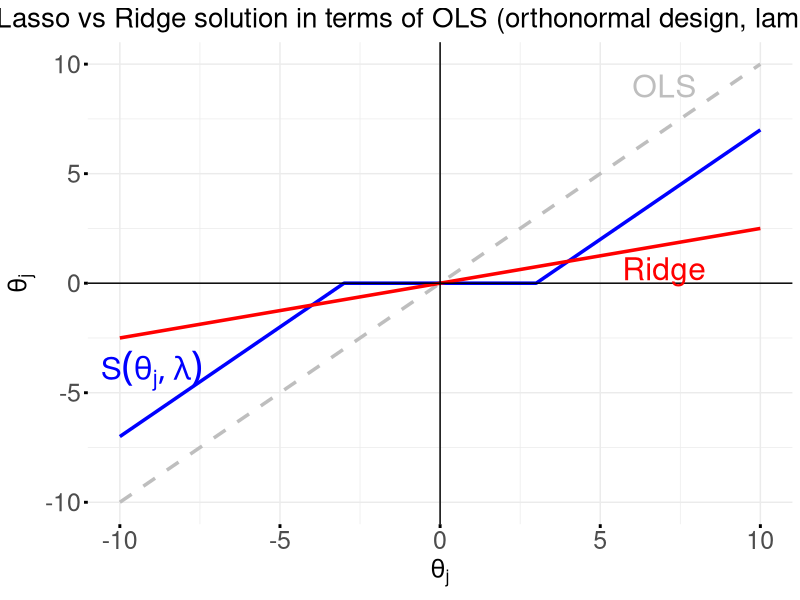

The R script that drew this image:
library(ggplot2)

# Define the soft thresholding function
soft_threshold <- function(rho, lamda) {
  if (rho < -lamda) {
    return (rho + lamda)
  } else if (rho > lamda) {
    return (rho - lamda)
  } else {
    return (0)
  }
}

# Lambda value
lamda <- 3

# Generate sequence of rho values (similar to x1 in Python)
x1 <- seq(-10, 10, by = 0.1)

# Apply the soft thresholding function to each value in x1
y_st <- sapply(x1, function(rho) soft_threshold(rho, lamda))

# Compute the ridge estimate for each value in x1
y_ridge <- x1 / (1 + lamda)

# Create a data frame for plotting
data <- data.frame(rho = x1, theta = y_st, OLS = x1, Ridge = y_ridge)

# Plot using ggplot2
p <- ggplot(data, aes(x = rho)) +
  geom_line(aes(y = theta), color = 'blue', linetype = "solid", size=1.2) +
  geom_line(aes(y = OLS), color = 'grey', linetype = "dashed", size=1.2) +
  geom_line(aes(y = Ridge), color = 'red', linetype = "solid", size=1.2) + 
  labs(x = expression(theta[j]), y = expression(theta[j]), title = 'Lasso vs Ridge solution in terms of OLS (orthonormal design, lambda=3)') +
  theme_minimal() +
  theme(
    plot.title = element_text(hjust = 0.5, size = 20),  
    axis.title = element_text(size = 18),              
    axis.text = element_text(size = 18),             
    axis.ticks = element_line(size = 1)
  ) +
  scale_color_manual(values = c('blue', 'grey', 'red')) +
  geom_hline(yintercept = 0, linetype="solid", color = "black") +
  geom_vline(xintercept = 0, linetype="solid", color = "black") +
  guides(color = guide_legend(title = NULL)) +
  theme(legend.position = "bottom") +
  annotate("text", x = -9, y = -4, label = expression(S(theta[j], lambda)), parse = TRUE, size=8, color="blue") +
  annotate("text", x = 7, y = 9, label = "OLS", parse = TRUE, size=8, color ="grey") +
  annotate("text", x = 7, y = 0.5, label = "Ridge", color = "red", parse = TRUE, size=8) # Label for Ridge

# Display the plot
print(p)
